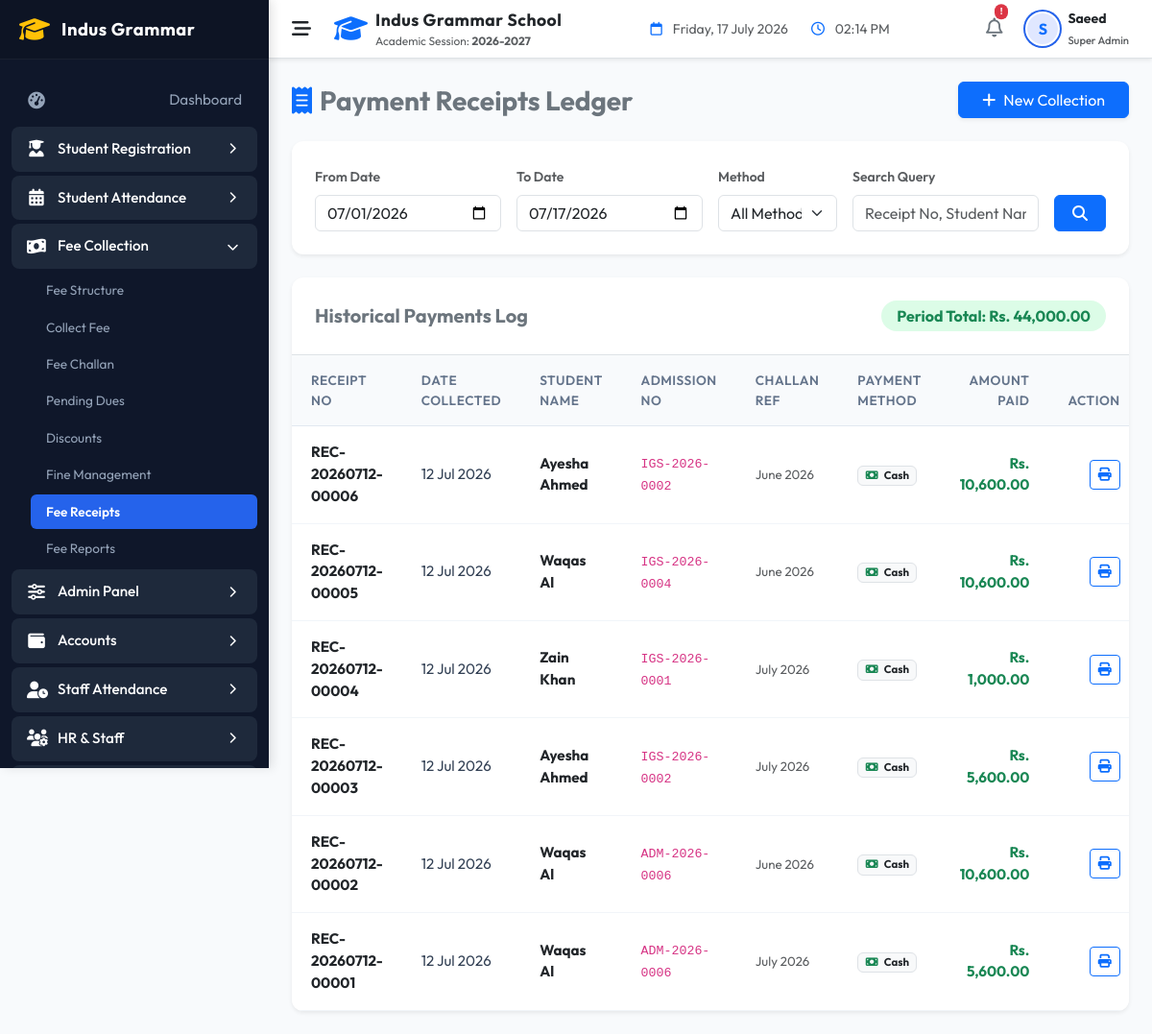
Screenshot of /indus-grammar-school-erp/modules/fees/receipts.php (signed in) with the database file from the repository.
### tables this page shows
CREATE TABLE `fee_payments` (
  `id` int NOT NULL AUTO_INCREMENT,
  `ledger_id` int NOT NULL,
  `student_id` int NOT NULL,
  `amount_paid` decimal(10,2) NOT NULL,
  `payment_date` date NOT NULL,
  `payment_method` varchar(30) NOT NULL,
  `reference_number` varchar(100) DEFAULT NULL,
  `remarks` varchar(255) DEFAULT NULL,
  `cash_register_id` int DEFAULT NULL,
  `collected_by` int DEFAULT NULL,
  `created_at` timestamp NULL DEFAULT CURRENT_TIMESTAMP,
  PRIMARY KEY (`id`),
  KEY `ledger_id` (`ledger_id`),
  KEY `student_id` (`student_id`),
  CONSTRAINT `fee_payments_ibfk_1` FOREIGN KEY (`ledger_id`) REFERENCES `fee_ledger` (`id`) ON DELETE CASCADE,
  CONSTRAINT `fee_payments_ibfk_2` FOREIGN KEY (`student_id`) REFERENCES `students` (`id`) ON DELETE CASCADE
);

CREATE TABLE `fee_receipts` (
  `id` int NOT NULL AUTO_INCREMENT,
  `receipt_no` varchar(50) NOT NULL,
  `payment_id` int NOT NULL,
  `created_at` timestamp NULL DEFAULT CURRENT_TIMESTAMP,
  PRIMARY KEY (`id`),
  UNIQUE KEY `receipt_no` (`receipt_no`),
  KEY `payment_id` (`payment_id`),
  CONSTRAINT `fee_receipts_ibfk_1` FOREIGN KEY (`payment_id`) REFERENCES `fee_payments` (`id`) ON DELETE CASCADE
);

CREATE TABLE `students` (
  `id` int NOT NULL AUTO_INCREMENT,
  `admission_no` varchar(30) NOT NULL,
  `first_name` varchar(50) NOT NULL,
  `last_name` varchar(50) NOT NULL,
  `gender` enum('Male','Female','Other') NOT NULL,
  `date_of_birth` date NOT NULL,
  `enrollment_date` date NOT NULL,
  `class_id` int DEFAULT NULL,
  `status` enum('Active','Inactive','Suspended') DEFAULT 'Active',
  `guardian_name` varchar(100) NOT NULL,
  `guardian_phone` varchar(20) NOT NULL,
  `guardian_email` varchar(100) DEFAULT NULL,
  `address` text NOT NULL,
  `created_at` timestamp NULL DEFAULT CURRENT_TIMESTAMP,
  `updated_at` timestamp NULL DEFAULT CURRENT_TIMESTAMP ON UPDATE CURRENT_TIMESTAMP,
  `academic_type` varchar(50) NOT NULL DEFAULT 'School',
  `school_class` varchar(100) DEFAULT NULL,
  `school_section` varchar(50) DEFAULT NULL,
  `academy_program` varchar(100) DEFAULT NULL,
  `academy_batch` varchar(100) DEFAULT NULL,
  PRIMARY KEY (`id`),
  UNIQUE KEY `admission_no` (`admission_no`),
  KEY `idx_students_class` (`class_id`),
  KEY `idx_students_status` (`status`),
  KEY `idx_students_name` (`first_name`,`last_name`),
  CONSTRAINT `students_ibfk_1` FOREIGN KEY (`class_id`) REFERENCES `classes` (`id`)
);

CREATE TABLE `fee_ledger` (
  `id` int NOT NULL AUTO_INCREMENT,
  `student_id` int NOT NULL,
  `month` varchar(30) NOT NULL,
  `academic_year` varchar(20) NOT NULL,
  `admission_fee` decimal(10,2) NOT NULL DEFAULT '0.00',
  `tuition_fee` decimal(10,2) NOT NULL DEFAULT '0.00',
  `computer_fee` decimal(10,2) NOT NULL DEFAULT '0.00',
  `exam_fee` decimal(10,2) NOT NULL DEFAULT '0.00',
  `transport_fee` decimal(10,2) NOT NULL DEFAULT '0.00',
  `annual_charges` decimal(10,2) NOT NULL DEFAULT '0.00',
  `security_deposit` decimal(10,2) NOT NULL DEFAULT '0.00',
  `other_charges` decimal(10,2) NOT NULL DEFAULT '0.00',
  `fine_amount` decimal(10,2) NOT NULL DEFAULT '0.00',
  `discount_amount` decimal(10,2) NOT NULL DEFAULT '0.00',
  `total_payable` decimal(10,2) NOT NULL DEFAULT '0.00',
  `paid_amount` decimal(10,2) NOT NULL DEFAULT '0.00',
  `status` varchar(20) NOT NULL DEFAULT 'Pending',
  `due_date` date NOT NULL,
  `created_at` timestamp NULL DEFAULT CURRENT_TIMESTAMP,
  `updated_at` timestamp NULL DEFAULT CURRENT_TIMESTAMP ON UPDATE CURRENT_TIMESTAMP,
  PRIMARY KEY (`id`),
  UNIQUE KEY `uq_student_month_year` (`student_id`,`month`,`academic_year`),
  CONSTRAINT `fee_ledger_ibfk_1` FOREIGN KEY (`student_id`) REFERENCES `students` (`id`) ON DELETE CASCADE
);

### indus-grammar-school-erp/helpers/helpers.php (called while the page is built, shortened)
<?php
function sanitize($data) {
    if (is_array($data)) {
        foreach ($data as $key => $value) {
            $data[$key] = sanitize($value);
        }
    } else {
        $data = trim($data);
        $data = stripslashes($data);
        $data = htmlspecialchars($data, ENT_QUOTES, 'UTF-8');
    }
    return $data;
}
function hasPermission(string $permissionCode): bool {
    if (($_SESSION['role_code'] ?? '') === ROLE_SUPER_ADMIN) {
        return true;
    }
    $permissions = $_SESSION['permissions'] ?? [];
    return in_array($permissionCode, $permissions);
}

### indus-grammar-school-erp/models/Fee.php (called while the page is built, shortened)
<?php
class Fee {
    public static function allCollections($filters = [], $limit = 20, $offset = 0) {
        try {
            $db = Database::getConnection();
            $where = "WHERE 1=1";
            $params = [];
            if (!empty($filters['from'])) {
                $where .= " AND fp.payment_date >= :from";
                $params['from'] = $filters['from'];
            }
            if (!empty($filters['to'])) {
                $where .= " AND fp.payment_date <= :to";
                $params['to'] = $filters['to'];
            }
            $stmt = $db->prepare("
                SELECT fp.*, fr.receipt_no, s.first_name, s.last_name, s.admission_no, fl.month
                FROM fee_payments fp
                JOIN fee_receipts fr ON fr.payment_id = fp.id
                JOIN students s ON fp.student_id = s.id
                JOIN fee_ledger fl ON fp.ledger_id = fl.id
                $where
                ORDER BY fp.created_at DESC
                LIMIT :limit OFFSET :offset
            ");
            $stmt->bindValue(':limit', (int)$limit, PDO::PARAM_INT);
            $stmt->bindValue(':offset', (int)$offset, PDO::PARAM_INT);
            foreach ($params as $key => $val) {
                $stmt->bindValue($key, $val);
            }
            $stmt->execute();
            return $stmt->fetchAll();
        } catch (PDOException $e) {
            error_log("Fee::allCollections error: " . $e->getMessage());
            return [];
        }
    }
}

### indus-grammar-school-erp/modules/fees/receipts.php (the view, shortened to what this page needs)
<?php
include_once __DIR__ . '/../../includes/header.php';
$page = isset($_GET['page']) ? (int)$_GET['page'] : 1;
$limit = 20;
$offset = ($page - 1) * $limit;
$filters = [
    'from'           => sanitize($_GET['from'] ?? date('Y-m-01')),
    'to'             => sanitize($_GET['to'] ?? date('Y-m-d')),
    'payment_method' => sanitize($_GET['payment_method'] ?? ''),
    'search'         => sanitize($_GET['search'] ?? '')
];
$collections = Fee::allCollections($filters, $limit, $offset);
$totalInView = array_sum(array_column($collections, 'amount_paid'));
?>
<div class="row mb-4 align-items-center">
    <div class="col-sm-6">
        <h3 class="fw-bold text-secondary mb-0"><i class="fa-solid fa-receipt me-2 text-primary"></i>Payment Receipts Ledger</h3>
    </div>
    <div class="col-sm-6 text-sm-end mt-3 mt-sm-0">
        <?php if (hasPermission('fee_collect')): ?>
        <a href="collection.php" class="btn btn-primary px-4 shadow-sm">
            <i class="fa-solid fa-plus me-2"></i>New Collection
        </a>
        <?php endif; ?>
    </div>
</div>
<div class="card border-0 shadow-sm mb-4" style="border-radius:12px;">
    <div class="card-body p-4">
        <form method="GET" class="row g-3 align-items-end">
            <div class="col-md-3">
                <label class="form-label small fw-semibold text-muted">From Date</label>
                <input type="date" class="form-control" name="from" value="<?php echo $filters['from']; ?>">
            </div>
            <div class="col-md-3">
                <label class="form-label small fw-semibold text-muted">To Date</label>
                <input type="date" class="form-control" name="to" value="<?php echo $filters['to']; ?>" max="<?php echo date('Y-m-d'); ?>">
            </div>
            <div class="col-md-2">
                <label class="form-label small fw-semibold text-muted">Method</label>
                <select class="form-select" name="payment_method">
                    <option value="">All Methods</option>
                </select>
            </div>
            <div class="col-md-3">
                <label class="form-label small fw-semibold text-muted">Search Query</label>
                <input type="text" class="form-control" name="search" placeholder="Receipt No, Student Name, Admn No..." value="<?php echo $filters['search']; ?>">
            </div>
            <div class="col-md-1">
                <button type="submit" class="btn btn-primary w-100"><i class="fa-solid fa-magnifying-glass"></i></button>
            </div>
        </form>
    </div>
</div>
<div class="custom-table-card shadow-sm border-0">
    <div class="p-4 border-bottom d-flex justify-content-between align-items-center">
        <h5 class="fw-bold mb-0 text-secondary">Historical Payments Log</h5>
        <span class="badge bg-success-soft text-success px-3 py-2 rounded-pill fs-6 fw-bold">
            Period Total: Rs. <?php echo number_format($totalInView, 2); ?>
        </span>
    </div>
    <div class="table-responsive">
        <table class="table custom-table table-hover align-middle mb-0">
            <thead>
                <tr>
                    <th>Receipt No</th>
                    <th>Date Collected</th>
                    <th>Student Name</th>
                    <th>Admission No</th>
                    <th>Challan Ref</th>
                    <th>Payment Method</th>
                    <th class="text-end">Amount Paid</th>
                    <th class="text-end">Action</th>
                </tr>
            </thead>
            <tbody>
                <?php if (empty($collections)): ?>
                    <tr><td colspan="8" class="text-center py-5 text-muted">No payment collections found matching selection.</td></tr>
                <?php else: foreach ($collections as $c): ?>
                    <tr>
                        <td><span class="fw-bold text-dark"><?php echo sanitize($c['receipt_no']); ?></span></td>
                        <td><?php echo date('d M Y', strtotime($c['payment_date'])); ?></td>
                        <td class="fw-bold text-dark"><?php echo sanitize($c['first_name'] . ' ' . $c['last_name']); ?></td>
                        <td><code><?php echo sanitize($c['admission_no']); ?></code></td>
                        <td><span class="text-muted small"><?php echo sanitize($c['month'] ?: 'Direct Payment'); ?></span></td>
                        <td>
                            <span class="badge bg-light text-dark border">
                                <i class="fa-solid <?php
                                    if ($c['payment_method'] === 'Cash') echo 'fa-money-bill text-success';
                                    elseif ($c['payment_method'] === 'Cheque') echo 'fa-money-check text-warning';
                                    else echo 'fa-building-columns text-primary';
                                ?> me-1"></i>
                                <?php echo sanitize($c['payment_method']); ?>
                            </span>
                        </td>
                        <td class="text-end fw-bold text-success">Rs. <?php echo number_format($c['amount_paid'], 2); ?></td>
                        <td class="text-end">
                            <a href="../../templates/receipt.php?receipt_no=<?php echo urlencode($c['receipt_no']); ?>" class="btn btn-sm btn-outline-primary" target="_blank" title="Print Receipt">
                                <i class="fa-solid fa-print"></i>
                            </a>
                        </td>
                    </tr>
                <?php endforeach; endif; ?>
            </tbody>
        </table>
    </div>
</div>
<?php include_once __DIR__ . '/../../includes/footer.php'; ?>

### indus-grammar-school-erp/assets/css/style.css (style rules this page uses)
:root { --primary-color: #2563eb; --primary-hover: #1d4ed8; --primary-light: #eff6ff; --secondary-color: #0f172a; --bg-light: #f8fafc; --bg-sidebar: #0f172a; --sidebar-text: #94a3b8; --sidebar-active: #ffffff; --sidebar-hover-bg: #1e293b; --card-shadow: 0 4px 6px -1px rgb(0 0 0 / 0.1), 0 2px 4px -2px rgb(0 0 0 / 0.1); --card-hover-shadow: 0 10px 15px -3px rgb(0 0 0 / 0.1), 0 4px 6px -4px rgb(0 0 0 / 0.1); --border-color: #e2e8f0; --text-main: #334155; --text-muted: #64748b; --font-family: 'Outfit', sans-serif; --sidebar-width: 280px; --sidebar-collapsed-width: 70px; --transition-speed: 0.3s; }
body { font-family: var(--font-family); background-color: var(--bg-light); color: var(--text-main); overflow-x: hidden; }
.bg-success-soft { background-color: #dcfce7; color: #16a34a; }
.custom-table-card { background-color: #ffffff; border: 1px solid var(--border-color); border-radius: 12px; overflow: hidden; box-shadow: var(--card-shadow); }
.custom-table { margin-bottom: 0; }
.custom-table th { background-color: #f8fafc; font-weight: 600; color: var(--text-muted); font-size: 0.85rem; text-transform: uppercase; letter-spacing: 0.5px; padding: 16px 20px; border-bottom: 1px solid var(--border-color); }
.custom-table td { padding: 16px 20px; vertical-align: middle; color: var(--text-main); font-size: 0.95rem; border-bottom: 1px solid #f1f5f9; }

### rows the page displays
fee_payments: fee_receipts.receipt_no "REC-20260712-00006", payment_date "12 Jul 2026", student.last_name "Ayesha Ahmed", student.admission_no "IGS-2026-0002", ledger.month "June 2026", payment_method "Cash", amount_paid "10,600.00"
fee_payments: fee_receipts.receipt_no "REC-20260712-00005", payment_date "12 Jul 2026", student.last_name "Waqas Al", student.admission_no "IGS-2026-0004", ledger.month "June 2026", payment_method "Cash", amount_paid "10,600.00"
fee_payments: fee_receipts.receipt_no "REC-20260712-00004", payment_date "12 Jul 2026", student.last_name "Zain Khan", student.admission_no "IGS-2026-0001", ledger.month "July 2026", payment_method "Cash", amount_paid "1,000.00"
fee_payments: fee_receipts.receipt_no "REC-20260712-00003", payment_date "12 Jul 2026", student.last_name "Ayesha Ahmed", student.admission_no "IGS-2026-0002", ledger.month "July 2026", payment_method "Cash", amount_paid "5,600.00"
fee_payments: fee_receipts.receipt_no "REC-20260712-00002", payment_date "12 Jul 2026", student.last_name "Waqas Al", student.admission_no "ADM-2026-0006", ledger.month "June 2026", payment_method "Cash", amount_paid "10,600.00"
fee_payments: fee_receipts.receipt_no "REC-20260712-00001", payment_date "12 Jul 2026", student.last_name "Waqas Al", student.admission_no "ADM-2026-0006", ledger.month "July 2026", payment_method "Cash", amount_paid "5,600.00"

### other values shown
CURRENT_ACADEMIC_YEAR "2026-2027"
substr($currentUser['username'] ?? 'U', 0, 1) "S"
$currentUser['role_name'] "Super Admin"
$totalInView "44,000.00"
